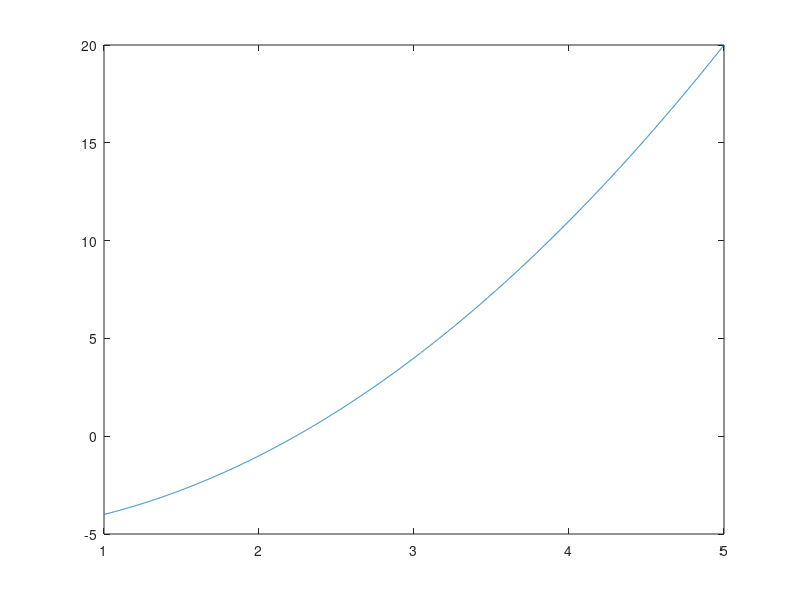

MATLAB code to generate this figure: (Note: this script raises an error after producing the figure.)
% Autores: Mateo Chimbo
%          Erick Dumas
%          Karla Esterilla
%
% Fecha: 21/10/2021
%
% Descripcion: 
% Implementacion del metodo de Newton-Raphson para hallar las raices 
% en ecuaciones no lineales.

clear, clc 


%Problema 1:


fprintf("ejemplo 2 \n")
f =@(x) x.^(2)-5;
tol = 10^-5;
max = 20;
LL = 1;
RL = 5;

fprintf ("la raiz encontrada por el metodo es: \n")
try
tic;
[r,iteraciones] = regula_falsi(LL, RL, f, tol,max)
Tiempo_de_ejecucion = toc
catch e
fprintf("Error: %s\n",e.message)
end

%Grafica
o=LL:0.001:RL;
p=o.^(2) -5;
figure(1)
plot(o,p)
text(r,0,'raiz de la funcion');
legend("f(x) EJEMPLO1");
ylabel("f(x)");
xlabel("x");

